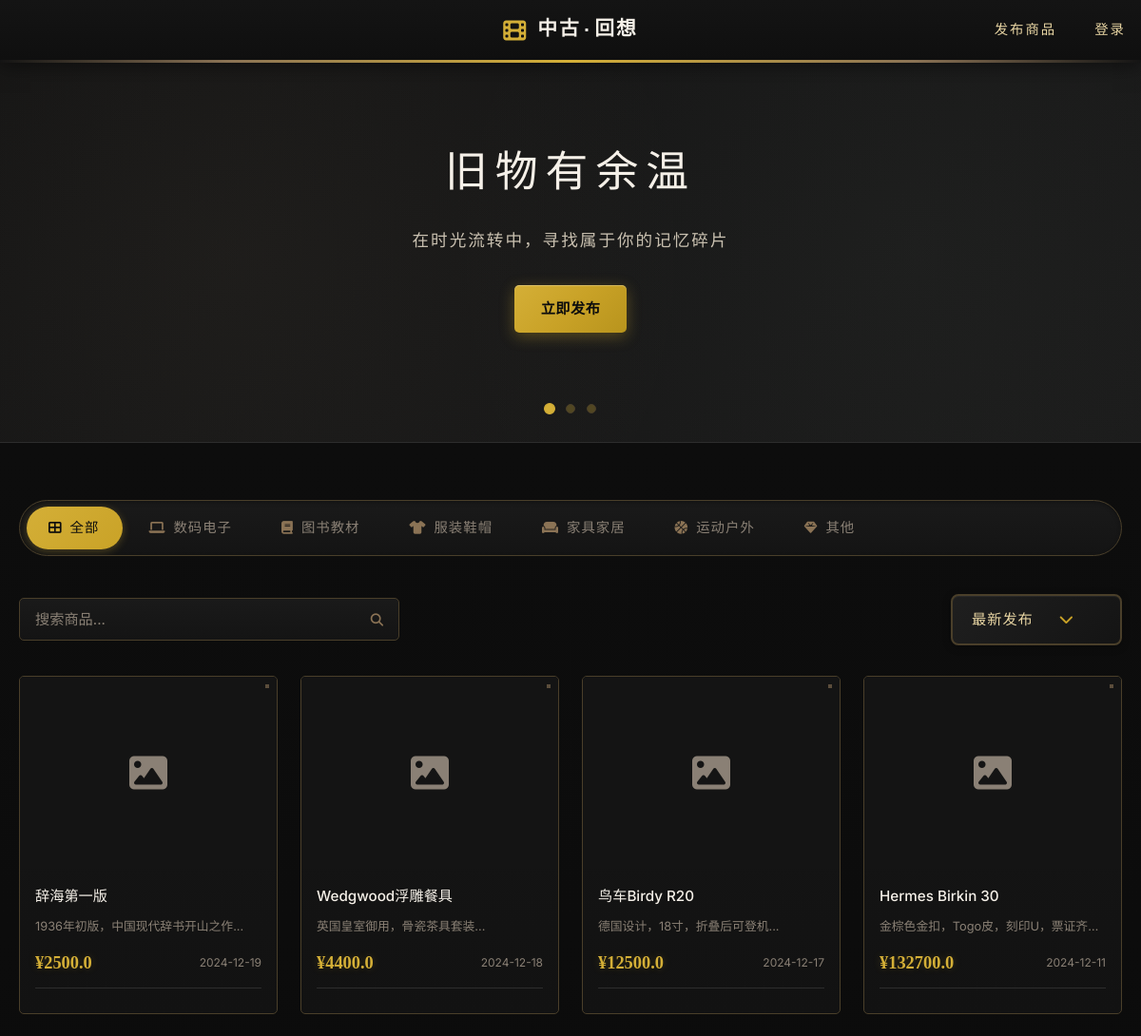
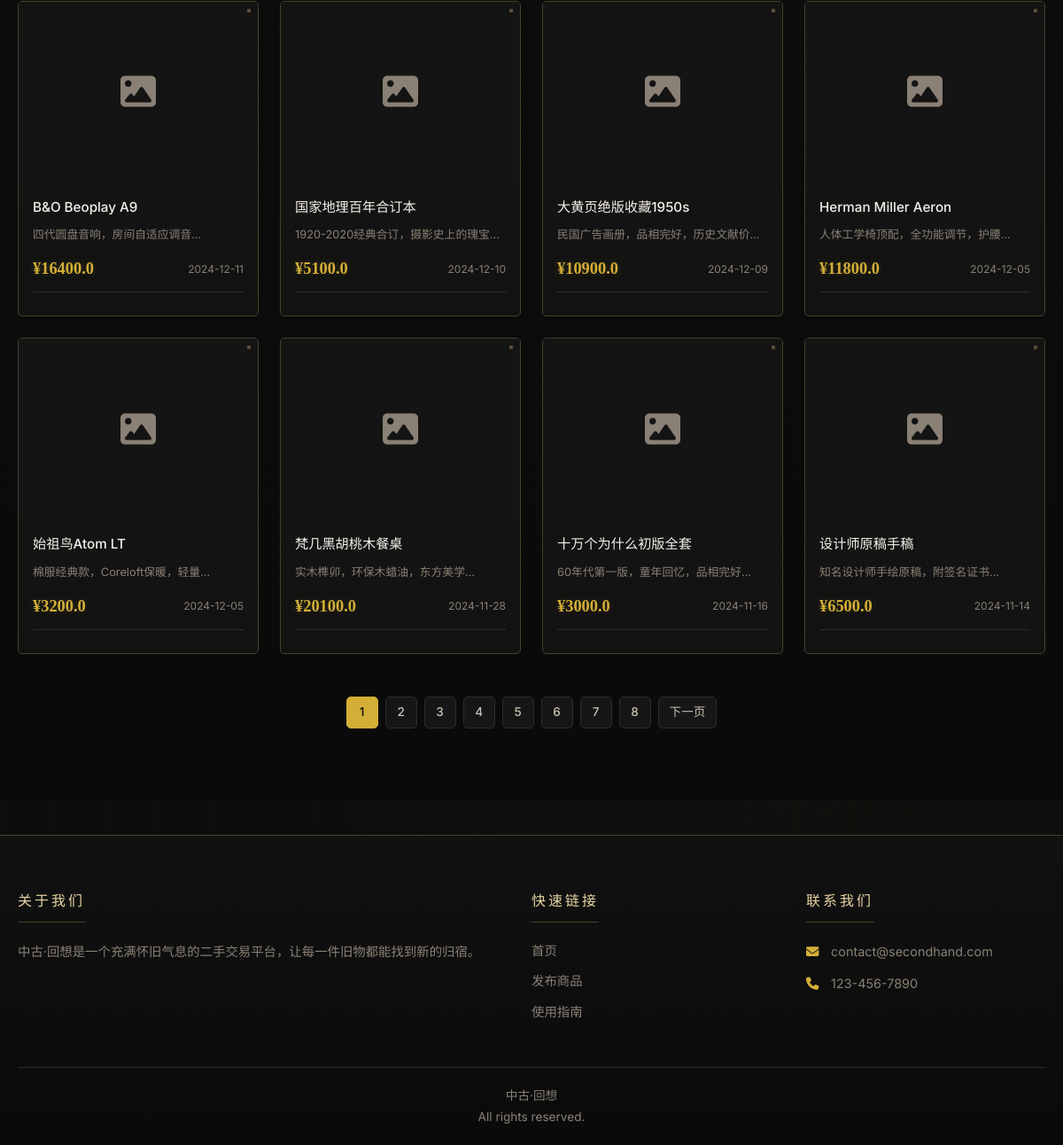
The page / on the database its author committed (2 pictures, top to bottom).
### app/models.py (models this page shows, shortened)
class Item(db.Model):
    __tablename__ = 'items'
    id = db.Column(db.Integer, primary_key=True)
    title = db.Column(db.String(200), nullable=False)
    description = db.Column(db.Text, nullable=False)
    price = db.Column(db.Float, nullable=False)
    category = db.Column(db.String(20), nullable=False)
    image = db.Column(db.String(200), nullable=True)
    location = db.Column(db.String(100), nullable=True)
    seller_id = db.Column(db.Integer, db.ForeignKey('users.id'), nullable=False)
    views = db.Column(db.Integer, default=0)
    created_at = db.Column(db.Date, default=date.today)
    contact_phone = db.Column(db.String(20), nullable=True)
    contact_wechat = db.Column(db.String(50), nullable=True)
    brand = db.Column(db.String(100), nullable=True)
    model = db.Column(db.String(100), nullable=True)
    purchase_time = db.Column(db.String(50), nullable=True)
    purchase_source = db.Column(db.String(100), nullable=True)

### app/routes/items.py (the view)
@items_bp.route('/')
def index():
    category = request.args.get('category', '')
    search = request.args.get('search', '')
    sort = request.args.get('sort', 'newest')
    page = request.args.get('page', 1, type=int)
    query = Item.query
    if category:
        cat_name = CATEGORY_MAP.get(category, category)
        query = query.filter(Item.category == cat_name)
    if search:
        query = query.filter(
            Item.title.contains(search) | Item.description.contains(search)
        )
    if sort == 'price_asc':
        query = query.order_by(Item.price.asc())
    elif sort == 'price_desc':
        query = query.order_by(Item.price.desc())
    else:
        query = query.order_by(Item.created_at.desc())
    per_page = 12
    total = query.count()
    item_list = query.offset((page - 1) * per_page).limit(per_page).all()
    class Pagination:
        def __init__(self, page, per_page, total):
            self.page = page
            self.per_page = per_page
            self.total = total
            self.pages = (total + per_page - 1) // per_page
            self.has_prev = page > 1
            self.has_next = page < self.pages
            self.prev_num = page - 1
            self.next_num = page + 1
        def iter_pages(self):
            for i in range(1, self.pages + 1):
                yield i
    pagination = Pagination(page, per_page, total) if total > per_page else None
    category_title = CATEGORY_TITLES.get(category, '') if category else ''
    users = {u.id: u for u in User.query.all()}
    return render_template('index.html',
                         items=item_list,
                         pagination=pagination,
                         users=users,
                         current_category=category,
                         current_sort=sort,
                         category_title=category_title)

### templates/index.html (shortened to what this page needs)
{% extends "base.html" %}
{% block content %}
<section class="hero-banner">
    <div class="hero-slider">
        <div class="hero-slide active">
            <div class="hero-content">
                <h1>旧物有余温</h1>
                <p>在时光流转中，寻找属于你的记忆碎片</p>
                <a href="{{ url_for('items.publish') }}" class="btn btn-primary">立即发布</a>
            </div>
        </div>
    </div>
    <div class="hero-dots">
        <span class="dot active" onclick="goToSlide(0)"></span>
        <span class="dot" onclick="goToSlide(1)"></span>
        <span class="dot" onclick="goToSlide(2)"></span>
    </div>
</section>
<section class="products-section">
    <div class="container">
        <div class="category-nav" id="categoryNav">
            <div class="category-nav-indicator" id="categoryIndicator"></div>
            <a href="javascript:void(0)" class="category-tab {% if not current_category %}active{% endif %}" data-category="all" onclick="filterCategory('all')">
                <i class="fas fa-th-large"></i>
                <span>全部</span>
            </a>
            <a href="javascript:void(0)" class="category-tab {% if current_category == 'electronics' %}active{% endif %}" data-category="electronics" onclick="filterCategory('electronics')">
                <i class="fas fa-laptop"></i>
                <span>数码电子</span>
            </a>
            <a href="javascript:void(0)" class="category-tab {% if current_category == 'books' %}active{% endif %}" data-category="books" onclick="filterCategory('books')">
                <i class="fas fa-book"></i>
                <span>图书教材</span>
            </a>
            <a href="javascript:void(0)" class="category-tab {% if current_category == 'clothes' %}active{% endif %}" data-category="clothes" onclick="filterCategory('clothes')">
                <i class="fas fa-tshirt"></i>
                <span>服装鞋帽</span>
            </a>
            <a href="javascript:void(0)" class="category-tab {% if current_category == 'furniture' %}active{% endif %}" data-category="furniture" onclick="filterCategory('furniture')">
                <i class="fas fa-couch"></i>
                <span>家具家居</span>
            </a>
            <a href="javascript:void(0)" class="category-tab {% if current_category == 'sports' %}active{% endif %}" data-category="sports" onclick="filterCategory('sports')">
                <i class="fas fa-basketball-ball"></i>
                <span>运动户外</span>
            </a>
            <a href="javascript:void(0)" class="category-tab {% if current_category == 'others' %}active{% endif %}" data-category="others" onclick="filterCategory('others')">
                <i class="fas fa-gem"></i>
                <span>其他</span>
            </a>
        </div>
        <div class="section-header">
            <div class="search-box product-search">
                <input type="text" placeholder="搜索商品..." id="searchInput" onkeypress="if(event.key==='Enter') search()">
                <button onclick="search()">
                    <i class="fas fa-search"></i>
                </button>
            </div>
            <div class="filter-options">
                <div class="custom-select-wrapper">
                    <div class="custom-select" id="customSortSelect">
                        <div class="custom-select-trigger">
                            <span class="select-text">最新发布</span>
                            <i class="fas fa-chevron-down"></i>
                        </div>
                    </div>
                </div>
            </div>
        </div>
        <div class="products-grid" id="productsGrid">
            {% for item in items %}
            <div class="product-card" data-category="{{ item.category }}">
                <a href="{{ url_for('items.item_detail', item_id=item.id) }}">
                    <div class="product-image">
                        {% if item.image %}
                            <img src="{{ url_for('static', filename='images/' + item.image) }}" alt="{{ item.title }}">
                        {% else %}
                            <div class="placeholder-image">
                                <i class="fas fa-image"></i>
                            </div>
                        {% endif %}
                    </div>
                    <div class="product-info">
                        <h3 class="product-title">{{ item.title }}</h3>
                        <p class="product-description">{{ item.description[:50] }}...</p>
                        <div class="product-footer">
                            <span class="product-price">¥{{ item.price }}</span>
                            <span class="product-time">{{ item.created_at }}</span>
                        </div>
                        <div class="product-seller">
                        </div>
                    </div>
                </a>
            </div>
            {% else %}
            <div class="empty-state">
                <i class="fas fa-box-open"></i>
                <p>暂无商品，快来发布第一个吧！</p>
                <a href="{{ url_for('items.publish') }}" class="btn btn-primary">发布商品</a>
            </div>
            {% endfor %}
        </div>
        {% if pagination %}
        <div class="pagination">
            {% for page in pagination.iter_pages() %}
                {% if page %}
                    {% if page != pagination.page %}
                        <a href="?page={{ page }}{% if current_category %}&category={{ current_category }}{% endif %}{% if current_sort %}&sort={{ current_sort }}{% endif %}" class="page-link">{{ page }}</a>
                    {% else %}
                        <span class="page-link active">{{ page }}</span>
                    {% endif %}
                {% else %}
                    <span class="page-link">...</span>
                {% endif %}
            {% endfor %}
            {% if pagination.has_next %}
                <a href="?page={{ pagination.next_num }}{% if current_category %}&category={{ current_category }}{% endif %}{% if current_sort %}&sort={{ current_sort }}{% endif %}" class="page-link">下一页</a>
            {% endif %}
        </div>
        {% endif %}
    </div>
</section>
{% endblock %}

### templates/base.html (shortened to what this page needs)
<!DOCTYPE html>
<html lang="zh-CN">
<head>
    <link rel="stylesheet" href="{{ url_for('static', filename='css/style.css') }}?v=20250106">
    <link rel="stylesheet" href="https://cdnjs.cloudflare.com/ajax/libs/font-awesome/6.4.0/css/all.min.css">
</head>
<body>
    <nav class="navbar">
        <div class="container">
            <a href="{{ url_for('items.index') }}" class="logo">
            <i class="fas fa-film"></i>
            <span>中古·回想</span>
        </a>
            <div class="nav-links">
                <a href="{{ url_for('items.publish') }}">发布商品</a>
                {% if session.get('user_id') %}
                    <a href="{{ url_for('profile.index') }}">个人中心</a>
                    <a href="{{ url_for('auth.logout') }}">退出</a>
                {% else %}
                    <a href="{{ url_for('auth.login') }}">登录</a>
                {% endif %}
            </div>
        </div>
    </nav>
    <main class="main-content">
        {% block content %}{% endblock %}
    </main>
    <footer class="footer">
        <div class="container">
            <div class="footer-content">
                <div class="footer-section">
                    <h3>关于我们</h3>
                    <p>中古·回想是一个充满怀旧气息的二手交易平台，让每一件旧物都能找到新的归宿。</p>
                </div>
                <div class="footer-section">
                    <h3>快速链接</h3>
                    <a href="{{ url_for('items.index') }}">首页</a>
                    <a href="{{ url_for('items.publish') }}">发布商品</a>
                    <a href="#">使用指南</a>
                </div>
                <div class="footer-section">
                    <h3>联系我们</h3>
                    <p><i class="fas fa-envelope"></i> contact@secondhand.com</p>
                    <p><i class="fas fa-phone"></i> 123-456-7890</p>
                </div>
            </div>
            <div class="footer-bottom">
                <p>中古·回想<br>All rights reserved.</p>
            </div>
        </div>
    </footer>
</body>
</html>

### rows shown on the page
Item: title "辞海第一版", description "1936年初版，中国现代辞书开山之作", price "2500.0", created_at "2024-12-19"
Item: title "Wedgwood浮雕餐具", description "英国皇室御用，骨瓷茶具套装", price "4400.0", created_at "2024-12-18"
Item: title "鸟车Birdy R20", description "德国设计，18寸，折叠后可登机", price "12500.0", created_at "2024-12-17"
Item: title "Hermes Birkin 30", description "金棕色金扣，Togo皮，刻印U，票证齐…", price "132700.0", created_at "2024-12-11"
Item: title "B&O Beoplay A9", description "四代圆盘音响，房间自适应调音", price "16400.0", created_at "2024-12-11"
Item: title "国家地理百年合订本", description "1920-2020经典合订，摄影史上的瑰宝", price "5100.0", created_at "2024-12-10"
Item: title "大黄页绝版收藏1950s", description "民国广告画册，品相完好，历史文献价…", price "10900.0", created_at "2024-12-09"
Item: title "Herman Miller Aeron", description "人体工学椅顶配，全功能调节，护腰", price "11800.0", created_at "2024-12-05"
Item: title "始祖鸟Atom LT", description "棉服经典款，Coreloft保暖，轻量", price "3200.0", created_at "2024-12-05"
Item: title "梵几黑胡桃木餐桌", description "实木榫卯，环保木蜡油，东方美学", price "20100.0", created_at "2024-11-28"
Item: title "十万个为什么初版全套", description "60年代第一版，童年回忆，品相完好", price "3000.0", created_at "2024-11-16"
Item: title "设计师原稿手稿", description "知名设计师手绘原稿，附签名证书", price "6500.0", created_at "2024-11-14"

### other values the page prints
{{ page }} "1"
{{ page }} "2" "3" "4" "5" "6" "7" "8"
